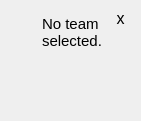
  <widget class="QWidget" name="oopsNoTeamSelected" native="true">
   <property name="geometry">
    <rect>
     <x>0</x>
     <y>519</y>
     <width>141</width>
     <height>121</height>
    </rect>
   </property>
   <widget class="QLabel" name="label_oopsSoloEdi">
    <property name="geometry">
     <rect>
      <x>10</x>
      <y>80</y>
      <width>31</width>
      <height>31</height>
     </rect>
    </property>
    <property name="text">
     <string/>
    </property>
    <property name="pixmap">
     <pixmap resource="ediSolo.qrc">:/new/prefix1/ediSolo.png</pixmap>
    </property>
    <property name="scaledContents">
     <bool>true</bool>
    </property>
   </widget>
   <widget class="QLabel" name="bubbleOopsNoTeamSelected">
    <property name="geometry">
     <rect>
      <x>40</x>
      <y>10</y>
      <width>91</width>
      <height>71</height>
     </rect>
    </property>
    <property name="text">
     <string/>
    </property>
    <property name="pixmap">
     <pixmap resource="ediSolo.qrc">:/new/prefix1/lBubble.png</pixmap>
    </property>
    <property name="scaledContents">
     <bool>true</bool>
    </property>
   </widget>
   <widget class="QLabel" name="label_oopsNoTeamSelected">
    <property name="geometry">
     <rect>
      <x>42</x>
      <y>12</y>
      <width>81</width>
      <height>41</height>
     </rect>
    </property>
    <property name="font">
     <font>
      <pointsize>11</pointsize>
     </font>
    </property>
    <property name="text">
     <string>No team selected.</string>
    </property>
    <property name="wordWrap">
     <bool>true</bool>
    </property>
   </widget>
   <widget class="QPushButton" name="pushButton_noTeamSelected">
    <property name="geometry">
     <rect>
      <x>110</x>
      <y>10</y>
      <width>21</width>
      <height>16</height>
     </rect>
    </property>
    <property name="font">
     <font>
      <pointsize>12</pointsize>
     </font>
    </property>
    <property name="styleSheet">
     <string notr="true">background-color: transparent;
border: none;</string>
    </property>
    <property name="text">
     <string>x</string>
    </property>
   </widget>
  </widget>
